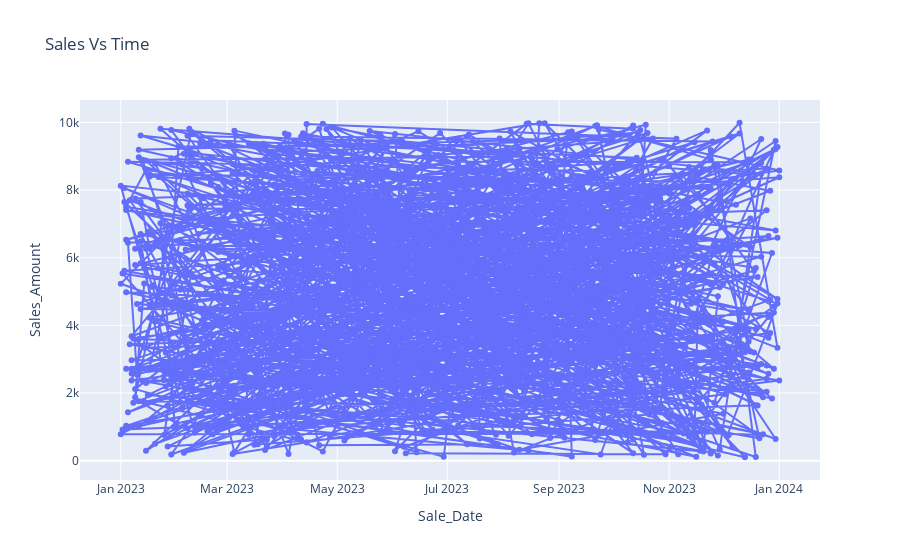

The cell this chart's notebook holds for it:
### Code cell
fig = ply.line(data_frame=sales_df,x='Sale_Date',y='Sales_Amount',title="Sales Vs Time",markers=True)
fig.show()

### Figure 1 — Plotly figure (JSON) as saved in the notebook; plotly's stock layout.template omitted (floating-point values rounded to 4 significant figures; data arrays with more than 128 entries replaced by an {"elided": "..."} marker saying what was removed)
{"data": [{"hovertemplate": "Sale_Date=%{x}<br>Sales_Amount=%{y}<extra></extra>", "legendgroup": "", "line": {"color": "#636efa", "dash": "solid"}, "marker": {"symbol": "circle"}, "mode": "lines+markers", "name": "", "orientation": "v", "showlegend": false, "type": "scatter", "x": {"elided": "1000 str values"}, "xaxis": "x", "y": {"elided": "1000 float values"}, "yaxis": "y"}], "layout": {"legend": {"tracegroupgap": 0}, "title": {"text": "Sales Vs Time"}, "xaxis": {"anchor": "y", "domain": [0, 1], "title": {"text": "Sale_Date"}}, "yaxis": {"anchor": "x", "domain": [0, 1], "title": {"text": "Sales_Amount"}}}}
